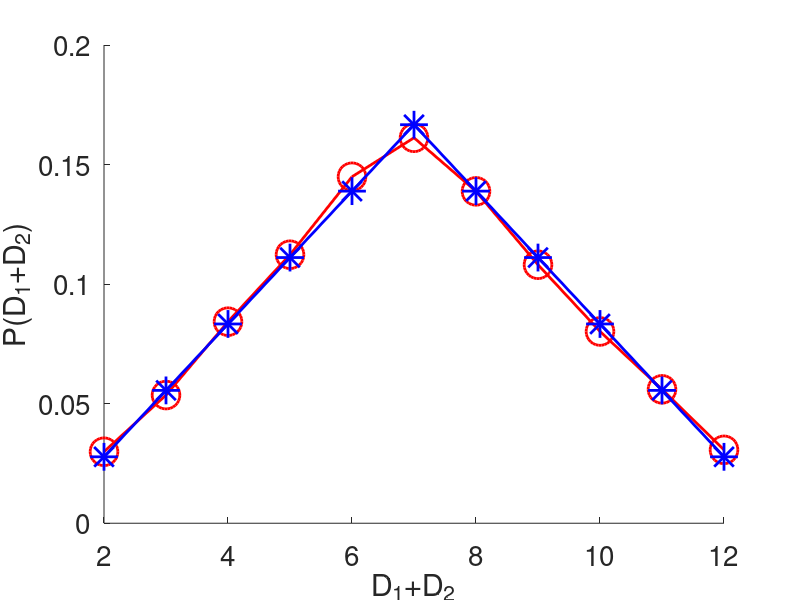

Write the MATLAB code that produced this figure.
% Capacitate en Octave - 2019 - FCAI-UNCuyo
% https://introoctave.github.io/capacitoctave
% Jornadas de Investigación y Enseñanza de las Ciencias Experimentales (JEICE)
%
%==================================================================
% Ejemplo: simule tirar dos dados hasta que la
% suma de ambas caras sea 7, cuente el numero 
% de tiradas. Repita esto 1000 veces y estime 
% la probabilidad y compare esta con el valor teorico.


%------------------------------------------------
% Tiramos 2 dados hasta que la suma de las caras es 7, 
% el proceso lo repetimos N veces
N=10000;

k=0;

for i=1:N
  s = 0;
  while (s~=7)
    s = sum(ceil(rand(1,2)*6));
    k = k+1;
  end
end

% probabilidad de que salga un 7 es: casos_favorables/casos_totales
disp([N/k, 6/36])


%------------------------------------------------
% Ahora realizamos el histograma obtenido de arrojar N
% veces dos dados y sumar sus caras
da2 = sum(ceil(rand(10000,2)*6),2);

%probabilidad de la muestra
pMue= hist(da2,11);
pMue= pMue/sum(pMue);

% Probabilidad teorica
pTeo= [1,2,3,4,5,6,5,4,3,2,1]/36;

figure(1);clf
hold on
plot(2:12,pMue,'ro-','linewidth',2,'markersize',20)
plot(2:12,pTeo,'b*-','linewidth',2,'markersize',20)
hold off
xlabel('D_1+D_2','fontsize',20)
ylabel('P(D_1+D_2)','fontsize',20)
set(gca,'fontsize',20)
